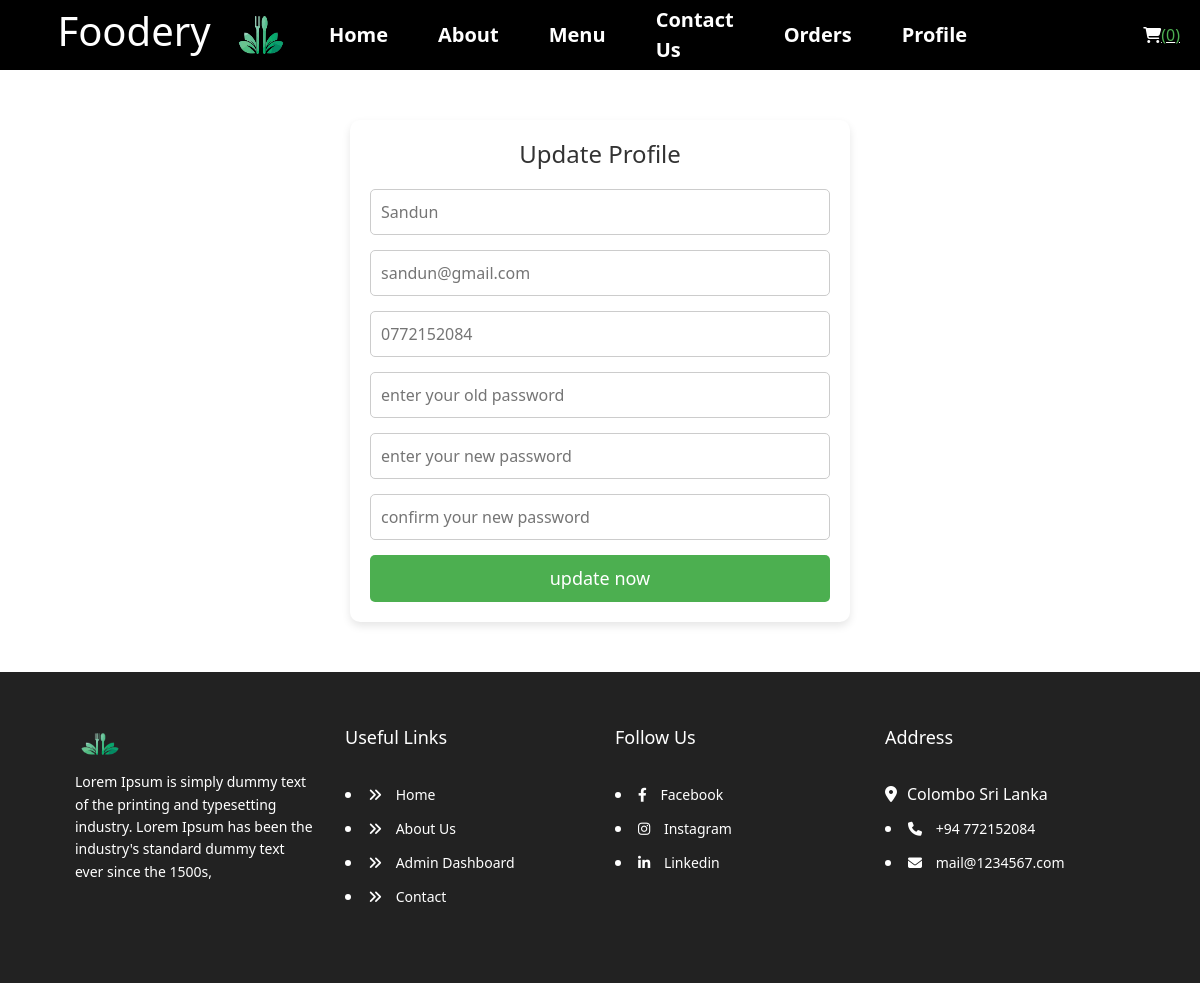
Screenshot of /User/update_profile.php (signed in) with the database file from the repository.
### tables this page shows
CREATE TABLE `users` (
  `id` int(100) NOT NULL,
  `name` varchar(20) NOT NULL,
  `email` varchar(50) NOT NULL,
  `number` varchar(10) NOT NULL,
  `password` varchar(50) NOT NULL,
  `address` varchar(500) NOT NULL
);

### User/update_profile.php (the view, shortened to what this page needs)
<!DOCTYPE html>
<html lang="en">
<head>
   <link rel="stylesheet" href="https://cdnjs.cloudflare.com/ajax/libs/font-awesome/6.1.1/css/all.min.css">
   <link href="https://cdn.jsdelivr.net/npm/bootstrap@5.3.3/dist/css/bootstrap.min.css" rel="stylesheet">
   <link rel="stylesheet" href="css/style.css">
</head>
<body>
<?php include 'components/user_header.php'; ?>
<section class="form-container update-form">
<?php
            $select_profile = $conn->prepare("SELECT * FROM `users` WHERE id = ?");
            $select_profile->execute([$user_id]);
            if($select_profile->rowCount() > 0){
               $fetch_profile = $select_profile->fetch(PDO::FETCH_ASSOC);
         ?>
<form action="" method="post" class="profile-form">
   <h3>Update Profile</h3>
   <input type="text" name="name" placeholder="<?= $fetch_profile['name']; ?>" class="box" maxlength="50">
   <input type="email" name="email" placeholder="<?= $fetch_profile['email']; ?>" class="box" maxlength="50" oninput="this.value = this.value.replace(/\s/g, '')">
   <input type="number" name="number" placeholder="<?= $fetch_profile['number']; ?>" class="box" min="0" max="9999999999" maxlength="10">
   <input type="password" name="old_pass" placeholder="enter your old password" class="box" maxlength="50" oninput="this.value = this.value.replace(/\s/g, '')">
   <input type="password" name="new_pass" placeholder="enter your new password" class="box" maxlength="50" oninput="this.value = this.value.replace(/\s/g, '')">
   <input type="password" name="confirm_pass" placeholder="confirm your new password" class="box" maxlength="50" oninput="this.value = this.value.replace(/\s/g, '')">
   <input type="submit" value="update now" name="submit" class="btn">
</form>
   <?php
            }
   ?>
</section>
<?php include 'components/footer.php'; ?>
</body>
</html>

### User/css/style.css (style rules this page uses)
body { margin: 0px; padding: 0px; }

### User/update_profile.php (style rules this page uses)
.profile-form { max-width: 500px; margin: 50px auto; padding: 20px; background-color: #fff; border-radius: 10px; box-shadow: 0 4px 8px rgba(0, 0, 0, 0.1); text-align: center; }
.profile-form h3 { margin-bottom: 20px; font-size: 24px; color: #333; }
.profile-form .box { width: 100%; padding: 10px; margin-bottom: 15px; border: 1px solid #ccc; border-radius: 5px; font-size: 16px; }
.profile-form .btn { display: inline-block; width: 100%; padding: 10px; background-color: #4CAF50; color: #fff; border: none; border-radius: 5px; font-size: 18px; cursor: pointer; transition: background-color 0.3s; }

### User/components/user_header.php (style rules this page uses)
body { margin: 0px; padding: 0px; }

### rows the page displays
users: name "Sandun", email "sandun@gmail.com", number "0772152084"

### other values shown
$total_cart_items "0"
